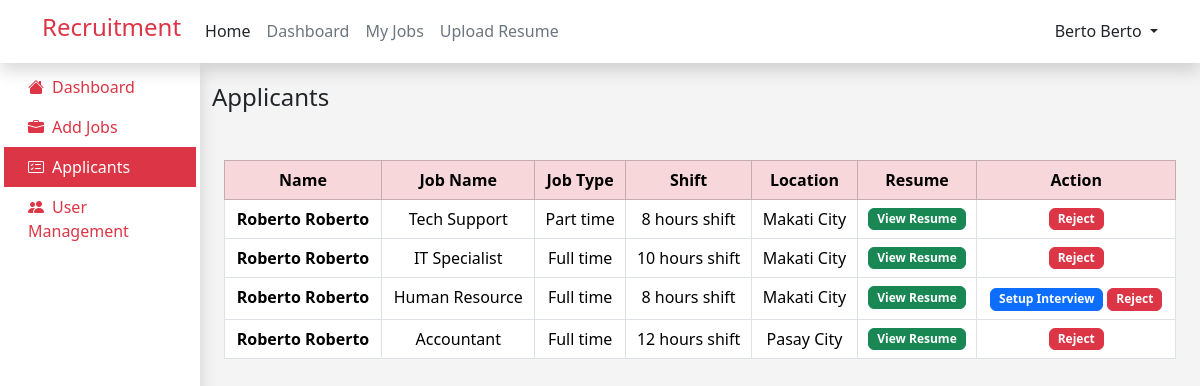
Screenshot of /admin/applicants.php (signed in) with the database file from the repository.
### tables this page shows
CREATE TABLE `job_applicants` (
  `id` int(12) NOT NULL,
  `user_id` int(12) NOT NULL,
  `job_id` int(12) NOT NULL,
  `application_status` varchar(255) NOT NULL
);

CREATE TABLE `user` (
  `id` int(11) NOT NULL,
  `first_name` varchar(255) NOT NULL,
  `last_name` varchar(255) NOT NULL,
  `email` varchar(255) NOT NULL,
  `password` varchar(255) NOT NULL,
  `role` varchar(255) NOT NULL,
  `resume` varchar(255) NOT NULL
);

CREATE TABLE `jobs` (
  `id` int(12) NOT NULL,
  `job_name` varchar(255) NOT NULL,
  `salary` int(12) NOT NULL,
  `job_type` varchar(255) NOT NULL,
  `shift_and_schedule` varchar(255) NOT NULL,
  `location` varchar(255) NOT NULL,
  `job_description` text NOT NULL,
  `benefits` text NOT NULL,
  `priority` varchar(255) NOT NULL
);

### admin/applicants.php (the view, shortened to what this page needs)
<?php
include('../header.php');
include('../dbconn.php');
$query =
    "SELECT job_applicants.*, jobs.job_name, jobs.job_type, jobs.shift_and_schedule, jobs.location, user.first_name, user.last_name, user.resume
    FROM ((job_applicants
    INNER JOIN jobs ON job_applicants.job_id = jobs.id)
    INNER JOIN user ON job_applicants.user_id = user.id)
    ORDER BY CASE WHEN jobs.priority = 'Urgent Hiring' THEN 0 ELSE 1 END";
$result = mysqli_query($conn, $query);
?>
<!DOCTYPE html>
<html lang="en">
<head>
</head>
<body style="background-color: #F4F4F4; ">
    <div class="container-fluid">
        <div class="row h-100">
            <div class="col-md-2 col-lg-3 col-xl-2 bg-white  p-0 m-0 d-lg-block shadow">
                <?php include("../admin/admin_sidebar.php"); ?>
            </div>
            <div class="col-md-10 col-lg-9 col-xl-10  mt-3">
                <h4 class=" mt-1 mb-5 ">Applicants</h4>
                <div class="container-fluid table-responsive-sm">
                    <table class="table text-center table-hover table-bordered">
                        <thead class="table-danger">
                            <tr>
                                <th>Name</th>
                                <th>Job Name</th>
                                <th>Job Type</th>
                                <th>Shift</th>
                                <th>Location</th>
                                <th>Resume</th>
                                <th>Action</th>
                            </tr>
                        </thead>
                        <tbody>
                            <?php
                            while ($row = mysqli_fetch_assoc($result)) {
                                ?>
                                <tr>
                                    <th>
                                        <?php echo $row['first_name'] . ' ' . $row['first_name']; ?>
                                    </th>
                                    <td>
                                        <?php echo $row['job_name']; ?>
                                    </td>
                                    <td>
                                        <?php echo $row['job_type']; ?>
                                    </td>
                                    <td>
                                        <?php echo $row['shift_and_schedule']; ?>
                                    </td>
                                    <td>
                                        <?php echo $row['location']; ?>
                                    </td>
                                    <td>
                                        <a href="/recruitment/resume/<?php echo $row['resume']; ?>" target="_blank"
                                            class="text-decoration-none btn btn-success badge">
                                            View Resume
                                        </a>
                                    </td>
                                    <td>
                                        <?php
                                        if ($row['application_status'] == 'Pending') {
                                        } else if ($row['application_status'] == 'Reviewed') {
                                            ?>
                                                <button type="button" class="btn btn-primary badge" data-bs-toggle="modal"
                                                    data-bs-target="#exampleModal<?php echo $row['id'] ?>">
                                                    Setup Interview
                                                </button>
                                            <?php
                                        } else if ($row['application_status'] == 'Interview') {
                                            ?>
                                                    <button type="button" class="btn btn-primary badge">
                                                        Hire
                                                    </button>
                                            <?php
                                        } else {
                                        }
                                        ?>
                                        <button type="button" class="btn btn-danger badge">Reject</button>
                                    </td>
                                </tr>
                                <?php
                            }
                            ?>
                        </tbody>
                    </table>
                </div>
            </div>
        </div>
    </div>
</body>
</html>

### header.php (shortened to what this page needs)
<html lang="en">
<head>
    <link href="https://cdn.jsdelivr.net/npm/bootstrap@5.3.3/dist/css/bootstrap.min.css" rel="stylesheet"
>
    <link href="https://cdn.jsdelivr.net/npm/bootstrap-icons@1.7.0/font/bootstrap-icons.css" rel="stylesheet">
    <link href="https://cdn.jsdelivr.net/npm/summernote@0.8.18/dist/summernote.min.css" rel="stylesheet">
    <link href="https://cdn.jsdelivr.net/npm/summernote@0.8.18/dist/summernote-lite.min.css" rel="stylesheet">
</head>
<body>
    <nav class="navbar navbar-expand-lg shadow bg-white">
        <div class="container">
            <a href="/recruitment" class="navbar-brand text-danger">
                <h4>Recruitment</h4>
            </a>
            <div class="collapse navbar-collapse justify-content-lg-start" id="navbarNav">
                <ul class="navbar-nav me-lg-auto mb-2 justify-content-center mb-md-0">
                    <li class="nav-item">
                        <a href="/recruitment"
                            class="nav-link link-dark <?php echo ($_SERVER['REQUEST_URI'] == '/recruitment' || $_SERVER['REQUEST_URI'] == '/recruitment/' || $_SERVER['REQUEST_URI'] == '/recruitment/index.php') ? 'text-dark fw-bold' : 'text-dark'; ?>">
                            Home
                        </a>
                    </li>
                    <?php
                    if (isset($_SESSION['user_role']) && $_SESSION['user_role'] == 'admin') {
                        $adminDashboardUrl = "/recruitment/admin/home.php";
                        $href = $adminDashboardUrl;
                        $isActive = ($_SERVER['REQUEST_URI'] == $adminDashboardUrl || $_SERVER['REQUEST_URI'] == $adminDashboardUrl . '/') ? ' text-dark fw-bold' : ' text-secondary';
                        echo '
                        <li class="nav-item">
                            <a href="' . $href . '" class="nav-link  link-dark ' . $isActive . '">
                                Dashboard
                            </a>
                        </li>
                        ';
                    }
                    if (isset($_SESSION['user_id'])) {
                        echo '
                        <li class="nav-item">
                            <a href="/recruitment/my_jobs.php?status=Pending" class="nav-link link-dark  '
                            . ($_SERVER['REQUEST_URI'] == '/recruitment/my_jobs.php?status=Pending' || $_SERVER['REQUEST_URI'] == '/recruitment/my_jobs.php?status=Pending/' ||
                                $_SERVER['REQUEST_URI'] == '/recruitment/my_jobs.php?status=Reviewed' || $_SERVER['REQUEST_URI'] == '/recruitment/my_jobs.php?status=Reviewed/' ||
                                $_SERVER['REQUEST_URI'] == '/recruitment/my_jobs.php?status=Interview' || $_SERVER['REQUEST_URI'] == '/recruitment/my_jobs.php?status=Interview/' ||
                                $_SERVER['REQUEST_URI'] == '/recruitment/my_jobs.php?status=Result' || $_SERVER['REQUEST_URI'] == '/recruitment/my_jobs.php?status=Result/' ? 'text-dark fw-bold' : 'text-secondary') . '">
                                My Jobs
                            </a>
                        </li>
                        <li class="nav-item">
                            <a href="/recruitment/upload_resume.php" class="nav-link link-dark ' . ($_SERVER['REQUEST_URI'] == '/recruitment/upload_resume.php' || $_SERVER['REQUEST_URI'] == '/recruitment/upload_resume.php/' ? 'text-dark fw-bold' : 'text-secondary') . '">
                                Upload Resume
                            </a>
                        </li>
                        ';
                    }
                    ?>
                </ul>
                <div class="navbar-text text-end">
                    <?php
                    if (isset($_SESSION["user_id"])) {
                        $user = $_SESSION["user_name"];
                        echo '
                            <div class="row">
                                <div class="col-sm-1 dropdown d-flex justify-content-start">
                                    <a href="#" class="d-block link-danger text-decoration-none dropdown-toggle text-dark" id="dropdownUser2"
                                        data-bs-toggle="dropdown" aria-expanded="false">
                                        ' . $user . '
                                    </a>
                                    <ul class="dropdown-menu text-small shadow" aria-labelledby="dropdownUser2">
                                        <li><a class="dropdown-item" href="/recruitment/profile.php"><i class="bi bi-person-circle"></i> Profile</a></li>
                                        <li>
                                            <hr class="dropdown-divider">
                                        </li>
                                        <li><a class="dropdown-item" href="/recruitment/logout.php"><i class="bi bi-box-arrow-right"></i> Sign out</i></a></li>
                                    </ul>
                                </div>
                            </div>
                        ';
                    } else {
                        echo '
                            <a href="login.php" class="btn btn-outline-danger me-2" style="border-radius: 0;">Login</a>
                            <a href="register.php" class="btn btn-danger" style="border-radius: 0;">Sign-up</a>
                        ';
                    }
                    ?>
                </div>
            </div>
        </div>
    </nav>
</body>
</html>

### admin/admin_sidebar.php
<div class=" p-1">
    <ul class="nav flex-column   " style="font-size:16px;">
        <li>
            <a href="../admin/home.php"
                class="nav-link p-2 ps-4 <?php echo ($_SERVER['REQUEST_URI'] == '/recruitment/admin/home.php' || $_SERVER['REQUEST_URI'] == '/recruitment/admin/home.php/') ? 'border-end border-danger border-5 bg-danger text-white' : 'text-danger'; ?>">
                <i class=" bi bi-house-fill me-2"></i>Dashboard
            </a>
        </li>
        <li>
            <a href="../admin/add_job.php"
                class="nav-link p-2 ps-4 <?php echo ($_SERVER['REQUEST_URI'] == '/recruitment/admin/add_job.php' || $_SERVER['REQUEST_URI'] == '/recruitment/admin/add_job.php/') ? 'border-end border-danger border-5 bg-danger text-white' : 'text-danger'; ?>">
                <i class="bi bi-briefcase-fill me-2"></i>Add Jobs
            </a>
        </li>
        <li>
            <a href="../admin/applicants.php"
                class="nav-link p-2 ps-4 <?php echo ($_SERVER['REQUEST_URI'] == '/recruitment/admin/applicants.php' || $_SERVER['REQUEST_URI'] == '/recruitment/admin/applicants.php/') ? 'border-end border-danger border-5 bg-danger text-white' : 'text-danger'; ?>">
                <i class="bi bi-card-checklist me-2"></i>Applicants
            </a>
        </li>
        <li>
            <a href="../admin/manage_user.php"
                class="nav-link p-2 ps-4 <?php echo ($_SERVER['REQUEST_URI'] == '/recruitment/admin/manage_user.php' || $_SERVER['REQUEST_URI'] == '/recruitment/admin/manage_user.php/') ? 'border-end border-danger border-5 bg-danger text-white' : 'text-danger'; ?>">
                <i class="bi bi-people-fill me-2"></i>User Management
            </a>
        </li>
    </ul>
</div>

### rows the page displays
job_applicants: user.first_name "Roberto", job.job_name "Tech Support", job.job_type "Part time", job.shift_and_schedule "8 hours shift", job.location "Makati City"
job_applicants: user.first_name "Roberto", job.job_name "IT Specialist", job.job_type "Full time", job.shift_and_schedule "10 hours shift", job.location "Makati City"
job_applicants: user.first_name "Roberto", job.job_name "Human Resource", job.job_type "Full time", job.shift_and_schedule "8 hours shift", job.location "Makati City"
job_applicants: user.first_name "Roberto", job.job_name "Accountant", job.job_type "Full time", job.shift_and_schedule "12 hours shift", job.location "Pasay City"

### other values shown
$user "Berto Berto"
